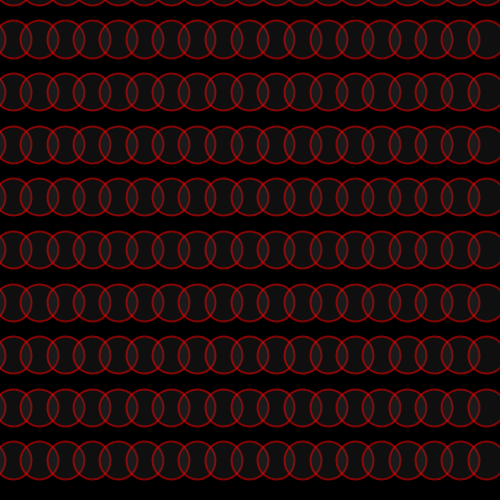
Frame 1 (no input)
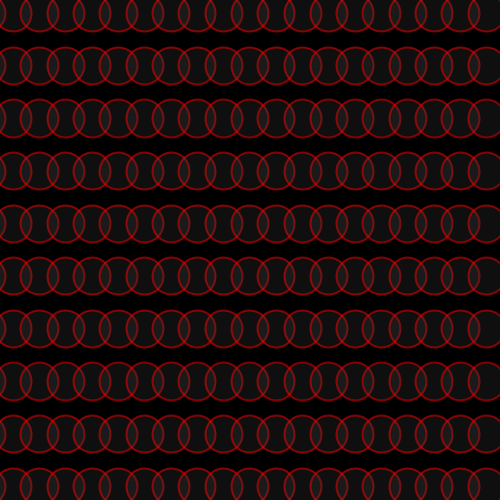
Frame 60 (the mouse pressed at the canvas centre just before this capture)
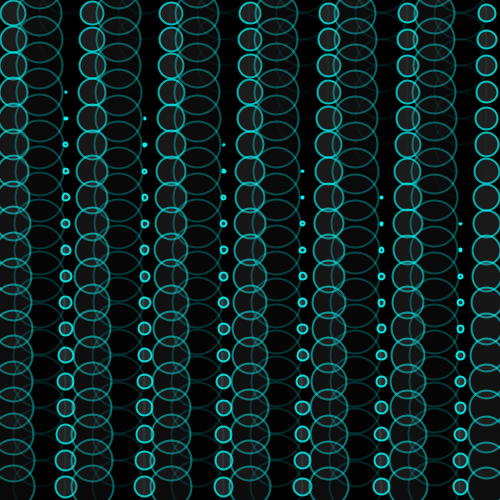
Frame 120 (the mouse held since frame 60 and released just before this capture)

The Processing sketch that drew these frames (run headless with seeded random() and noise(); from frame 60 on, the mouse is pressed at the canvas centre):

// Processing sketch: processing_152088
// ── processing_152088.pde

/*
 * Creative Coding
 * Week 2, 06 - Moving Patterns 2
 * by Indae Hwang and Jon McCormack
 * Copyright (c) 2014 Monash University
 *
 * Similar to the previous sketch, this sketch draws a grid of oscillating circles. Each circle has a "lifetime"
 * over which it grows and changes intensity and opacity. At the end of each lifetime the circle begins again.
 * Pressing the left and right arrow keys changes the lifetime of all the circles globally.
 * 
 */

// variable used to store the current frame rate value
int frame_rate_value;

void setup() {

  // make the display window the full size of the screen
  size(500,500);//displayWidth, displayHeight);

  frame_rate_value = 12;
  rectMode(CENTER);
  colorMode(HSB);
  background(0);
}


void draw() {

  frame_rate_value = (int)map(mouseX,0,width,2,120);
  
  background(0);

  int num = 20;
  int margin = 0;
  float gutter = 0; //distance between each cell
  float cellsize = ( width - (2 * margin) - gutter * (num - 1) ) / (num - 1);

  int circleNumber = 0; // counter
  for (int i=0; i<num; i++) {
    for (int j=0; j<num; j++) {
      circleNumber = (i * num) + j; // different way to calculate the circle number from w2_04

      float tx = margin + cellsize * i + gutter * i;
      float ty = margin + cellsize * j + gutter * j;

      movingCircle(tx, ty, cellsize, circleNumber);
    }
  }
} //end of draw 


void movingCircle(float x, float y, float size, int offset) {

  float circlePeriod = (float)frame_rate_value;
  float circleAge = (float)((frameCount + offset) % (int)circlePeriod) / circlePeriod;

  float circleSize = size * 2.0 * sin(circleAge * HALF_PI);

  strokeWeight(2);
  stroke(color(map(mouseY,0,height,0,255),255,255), lerp(255, 0, circleAge));
  fill(lerp(128, 0, circleAge), lerp(120, 0, circleAge));
  ellipse(x-size/2, y-size/2, circleSize, circleSize);
}


/*
 * keyReleased function
 *
 * called automatically by Processing when a keyboard key is released
 */
void keyReleased() {

  // right arrow -- increase frame_rate_value
  if (keyCode == RIGHT && frame_rate_value < 120) {
    frame_rate_value++;
  }

  // left arrow -- decrease frame_rate_value
  if ( keyCode == LEFT && frame_rate_value > 2) {
    frame_rate_value--;
  }

  // print the current value on the screen
  println("Current frame Rate is: " + frame_rate_value);
}
